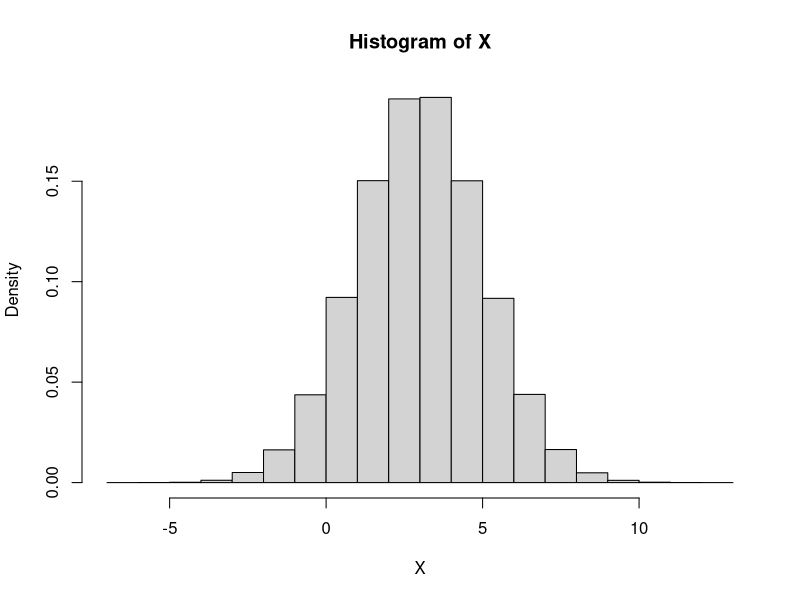
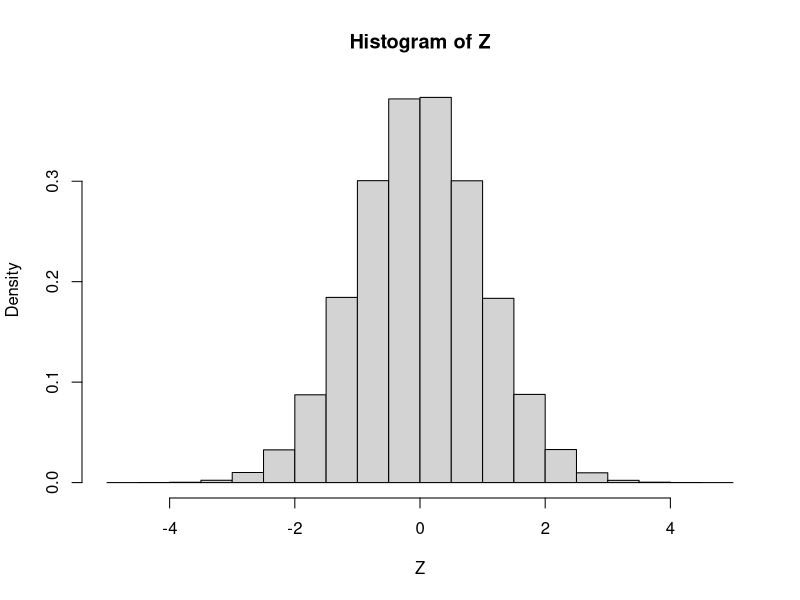
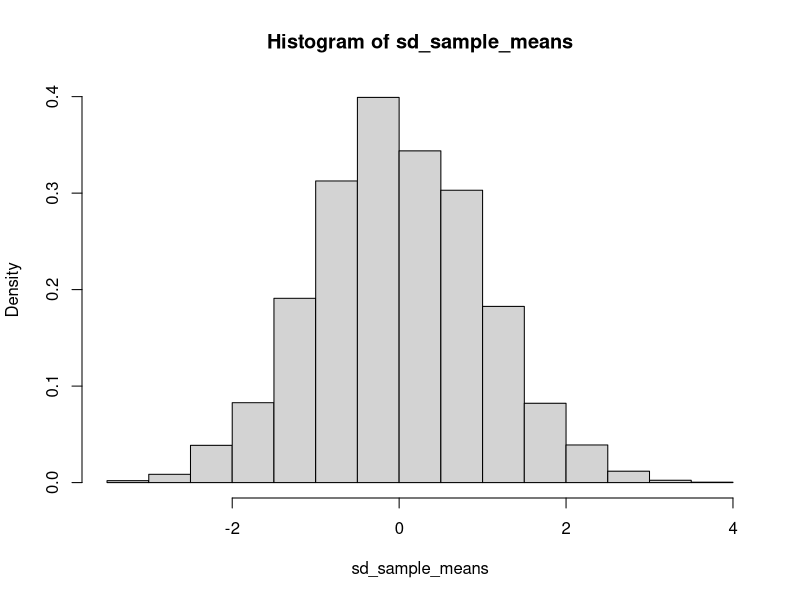

These charts were generated, in order, by the following R code:
## ---- chunk 1
flip <- sample(
    c(0, 1),
    size = 1000000,
    replace=TRUE,
    prob=c(0.5, 0.5)
)

prop.table(table(flip))
## ---- chunk 2
X <- rnorm(
    1000000,
    mean=3,
    sd=2
)

hist(X, freq=FALSE)

mean(X)
var(X)
## ---- chunk 3
pnorm(-1.96)
## ---- chunk 4
1 - pnorm(1.96)
## ---- chunk 5
pnorm(1.96) - pnorm(-1.96)
## ---- chunk 6
Z <- (X - 3) / 2
hist(Z, freq = FALSE)
## ---- chunk 7

support_sample_1 <- sample(
    c(1, 0),
    size = 10,
    replace = TRUE,
    prob = c(0.6, 0.4)
)

support_sample_2 <- sample(
    c(1, 0),
    size = 1000,
    replace = TRUE,
    prob = c(0.6, 0.4)
)

support_sample_3 <- sample(
    c(1, 0),
    size = 1000000,
    replace = TRUE,
    prob = c(0.6, 0.4)
)

mean(support_sample_1)
mean(support_sample_2)
mean(support_sample_3)

## ---- chunk 8
sd_sample_means <- c()

for (i in 1:10000){
    support_sample <- sample(
        c(1, 0),
        size = 1000,
        replace = TRUE,
        prob = c(0.6, 0.4)
    )

    sd_sample_means[i] <- (mean(support_sample) - 0.6) / sqrt(0.24 / 1000)
}

hist(sd_sample_means, freq=FALSE)
